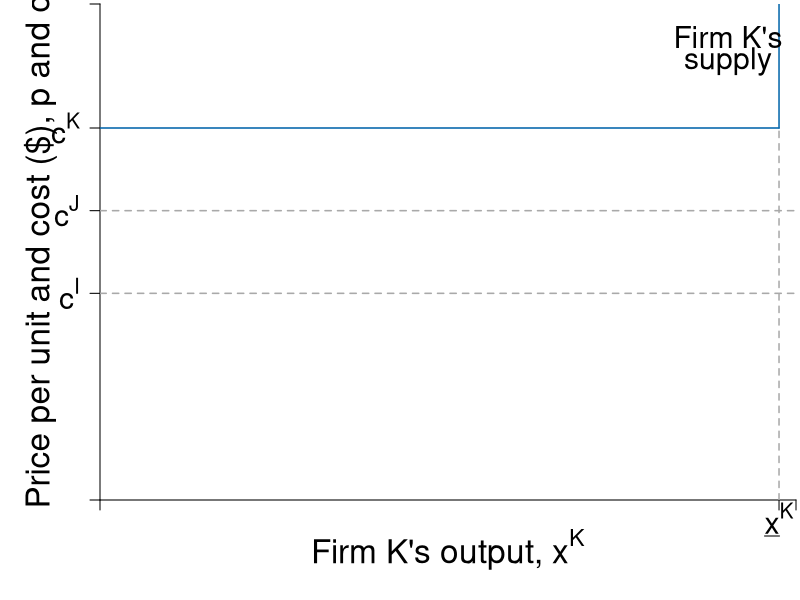

Source code (R):
require(shape)
pdf(file = "firmmarketsupply/supply_stepwise_firmk.pdf", width = 9, height = 7)

#Set parameters for graphics
axislabelsize <- 2
labelsize <- 1.8
graphlinewidth <- 2
segmentlinewidth <- 1.5

COL <- c("#7fc97f", "#beaed4", "#fdc086", "#ffff99", "#386cb0", "#f0027f", "#bf5b17", "#666666")
COLA <- c("#e0f3db", "#99d8c9","#66c2a4","#41ae76", "#238b45", "#005824")
COLB <- c("#c6dbef", "#4eb3d3", "#2b8cbe", "#0868ac","#084081")
COLC <- c("#fcfbfd", "#efedf5", "#dadaeb", "#bcbddc", "#9e9ac8", "#807dba", "#6a51a3", "#54278f", "#3f007d")

par(mar =  c(5, 5, 0.2, 0.2))

xlims <- c(0, 4.1)
ylims <- c(0, 3)

npts <- 501 

plot(0, 0, xlim = xlims, ylim = ylims, type = "n",
     xlab = expression(paste("")),
     ylab = expression(paste("")), 
     xaxt = "n", 
     yaxt = "n", 
     cex.lab = axislabelsize, 
     bty = "n",
     xaxs="i", 
     yaxs="i")

# ticksy <- seq(from = 0, to = ylims[2], by = 2)
# ylabels <- seq(from = 0, to = ylims[2], by = 2)
# ticksx <- seq(from = 0, to = xlims[2], by = 2)
# xlabels <- seq(from = 0, to = xlims[2], by = 2)
shares <- c(0, 2, 4, 8, 10, 13, 15)
costs <- c(1.25, 1.75, 2.25, 3, 3.25, 3.75, 4.25)
#smoothed line
#segments(shares[1], costs[1] - 0.1, shares[7], costs[6] + 0.25, lty = 1, col = COLB[4] , lwd = segmentlinewidth)

ticksy <- c(0, costs[1], costs[2], costs[3], ylims[2])
ylabels <- c(NA, expression(paste(c^I)), expression(paste(c^J)), expression(paste(c^K)), NA)
ticksx <- c(0, shares[4] - shares[3], xlims[2])
#xlabels <- c(NA, expression(paste(x[I])), expression(paste(x[J])), expression(paste(x[K])), expression(paste(x[L])), expression(paste(x[M])), expression(paste(x[N])), NA)
#xlabels <- c(NA, expression(paste(x[I])), expression(paste(x[I] + x[J])), expression(paste(x[I] + x[J]+ x[K])), expression(paste(x[I] + x[J]+ x[K] + x[L])), expression(paste(x[I] + x[J]+ x[K] + x[L]+ x[M])), expression(paste(x[I] + x[J]+ x[K] + x[L]+ x[M] + x[N])), NA)
xlabels <- c(NA, expression(paste(underline(x)^K)), NA)

axis(1, at = ticksx, pos = 0, labels = xlabels, cex.axis = labelsize)
axis(2, at = ticksy, pos = 0, labels = ylabels, las = 1, cex.axis = labelsize)





#Line for Supply
##Firm J
segments(shares[1], costs[3], shares[4] - shares[3], costs[3], lty = 1, col = COLB[4] , lwd = segmentlinewidth)
segments(shares[4] - shares[3], costs[3], shares[4] - shares[3], ylims[2], lty = 1, col = COLB[4] , lwd = segmentlinewidth)
#text((shares[1] + shares[2])/2, costs[1] - 0.2, expression("Firm I"), cex = labelsize)

##Firm J
# segments(shares[2], costs[2], shares[3], costs[2], lty = 1, col = COLB[4] , lwd = segmentlinewidth)
# segments(shares[3], costs[2], shares[3], costs[3], lty = 1, col = COLB[4] , lwd = segmentlinewidth)
# text((shares[2] + shares[3])/2, costs[2] - 0.2, expression("Firm J"), cex = labelsize)

##Firm 3
# segments(shares[3], costs[3], shares[4], costs[3], lty = 1, col = COLB[4] , lwd = segmentlinewidth)
# segments(shares[4], costs[3], shares[4], costs[4], lty = 1, col = COLB[4] , lwd = segmentlinewidth)
# text((shares[3] + shares[4])/2, costs[3] - 0.2, expression("Firm K"), cex = labelsize)

##Firm 4
# segments(shares[4], costs[4], shares[5], costs[4], lty = 1, col = COLB[4] , lwd = segmentlinewidth)
# segments(shares[5], costs[4], shares[5], costs[5], lty = 1, col = COLB[4] , lwd = segmentlinewidth)
# text((shares[4] + shares[5])/2, costs[4] - 0.2, expression("Firm L"), cex = labelsize)

##Firm 5
# segments(shares[5], costs[5], shares[6], costs[5], lty = 1, col = COLB[4] , lwd = segmentlinewidth)
# segments(shares[6], costs[5], shares[6], costs[6], lty = 1, col = COLB[4] , lwd = segmentlinewidth)
# text((shares[5] + shares[6])/2, costs[5] - 0.2, expression("Firm M"), cex = labelsize)

##Firm 6
# segments(shares[6], costs[6], shares[7], costs[6], lty = 1, col = COLB[4] , lwd = segmentlinewidth)
# segments(shares[7], costs[6], shares[7], costs[7], lty = 1, col = COLB[4] , lwd = segmentlinewidth, xpd = TRUE)
# text((shares[6] + shares[7])/2, costs[6] - 0.2, expression("Firm N"), cex = labelsize)

# #Equilibrium price and quantity
# segments(0, 3, 3, 3, lty = 2, "gray" , lwd = segmentlinewidth)
# segments(3, 0, 3, 3, lty = 2, "gray" , lwd = segmentlinewidth)

#For market price
# segments(0, 2, 1, 2, lty = 2, "gray" , lwd = segmentlinewidth)

#Label axes
#mtext(expression(paste("Quantity of output, ", x)), side=1, line = 2.5, cex = axislabelsize)
text(0.5*xlims[2], -0.3, expression(paste("Firm K's output, ", x^K)), xpd = TRUE, cex = axislabelsize) 
text(-.35, 0.5*ylims[2], expression(paste("Price per unit and cost ($), ", p, " and ", c)), xpd = TRUE, cex = axislabelsize, srt = 90) 
# 
# points(50, 10, pch = 16, col = "black", cex = 1.5)
# text(52, 10.5, expression(M))
# text(4.4, 0.7, expression("Buyers'"), cex = labelsize)
# text(4.4, 0.45, expression("Market Demand"), cex = labelsize)
text(3.7, 2.8, expression("Firm K's"), cex = labelsize)
text(3.7, 2.65, expression("supply"), cex = labelsize)

# text(0.27, 2.6, expression("Equilibrium Price"), cex = labelsize)
# text(0.27, 2.4, expression("falls in this range"), cex = labelsize)
# Arrows(0.55, 2.1, 0.55, 2.9, col = "black", code =3, lty = 1, lwd = 2, arr.type = "triangle", arr.lwd = 0.5)


#Indicator lines
#Vertical lines
segments(shares[4] - shares[3], 0, shares[4] - shares[3], costs[3], lty = 2, col = "darkgrey", lwd = segmentlinewidth)
# segments(shares[3], 0, shares[3], costs[2], lty = 2, col = "darkgrey", lwd = segmentlinewidth)
# segments(shares[4], 0, shares[4], costs[3], lty = 2, col = "darkgrey", lwd = segmentlinewidth)
# segments(shares[5], 0, shares[5], costs[4], lty = 2, col = "darkgrey", lwd = segmentlinewidth)
# segments(shares[6], 0, shares[6], costs[5], lty = 2, col = "darkgrey", lwd = segmentlinewidth)
# segments(shares[7], 0, shares[7], costs[6], lty = 2, col = "darkgrey", lwd = segmentlinewidth)


#horizontal lines
segments(0, costs[1], xlims[2], costs[1], lty = 2, col = "darkgrey", lwd = segmentlinewidth)
segments(0, costs[2], xlims[2], costs[2], lty = 2, col = "darkgrey", lwd = segmentlinewidth)
# segments(0, costs[4], shares[4], costs[4], lty = 2, col = "darkgrey", lwd = segmentlinewidth)
# segments(0, costs[5], shares[5], costs[5], lty = 2, col = "darkgrey", lwd = segmentlinewidth)
# segments(0, costs[6], shares[6], costs[6], lty = 2, col = "darkgrey", lwd = segmentlinewidth)

dev.off()
